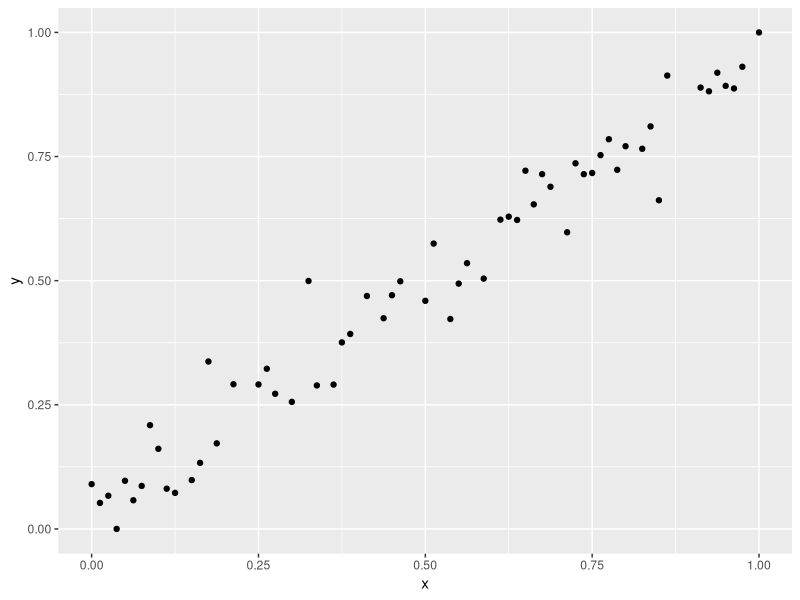

Generate this figure with R: (Note: this script raises an error after producing the figure.)
library(tidyverse)
library(nnet)
library(caret)
library(e1071)

x <- seq(-2,2,by=0.05)
y <- 2*x -3 + rnorm(length(x),sd=0.5)
df <- data.frame(x=x,y=y)

train_ids <- createDataPartition(y,p=0.75,list = F)
df_train <- df[train_ids, ]
df_test <- df[-train_ids, ]

preProcValues <- preProcess(df_train, method = c("range"))
df_train_scaled <- predict(preProcValues,df_train)
df_test_scaled <- predict(preProcValues,df_train)

df_train_scaled %>% ggplot(aes(x=x,y=y)) + geom_point()

trained_nn <- neuralnet(y~x,data=df_train_scaled,hidden=10)

nn_pred <- predict(trained_nn,newdata = df_test_scaled)

test_results <- df_test_scaled
test_results$preds <- nn_pred 

ggplot() + geom_point(data=test_results,aes(x=x,y=y),color="red") + 
  geom_point(data=test_results,aes(x=x,y=preds),color="blue")

plot(trained_nn)

tC <- trainControl(method="cv")
tG <- expand.grid(size=c(1,3,5,15),decay=c(0.05,0.5,1))

train_nn <- train(y~x,data=df_train_scaled,trControl=tC,tuneGrid=tG,method="nnet")

train_nn$results

plot(train_nn)

caret_nn_pred <- predict(train_nn,df_test_scaled)

test_results <- df_test_scaled
test_results$preds <- caret_nn_pred 

test_results %>% ggplot() + geom_point(aes(x=x,y=y),color="red") + 
  geom_point(aes(x=x,y=preds),color="blue")

RMSE(predict(train_nn$finalModel,newdata = df_test_scaled),df_test_scaled$y)
#####
tC <- trainControl(method="cv")
tG <- expand.grid(layer1=c(1,3,5,15),layer2=c(1,3,5,15),layer3=c(1,3,5,15))

train_nn <- train(y~x,data=df_train_scaled,trControl=tC,tuneGrid=tG,method="neuralnet")

train_nn$results

plot(train_nn)

caret_nn_pred <- predict(train_nn,df_test_scaled)

test_results <- df_test_scaled
test_results$preds <- caret_nn_pred 

test_results %>% ggplot() + geom_point(aes(x=x,y=y),color="red") + 
  geom_point(aes(x=x,y=preds),color="blue")

RMSE(predict(train_nn$finalModel,newdata = df_test_scaled),df_test_scaled$y)




